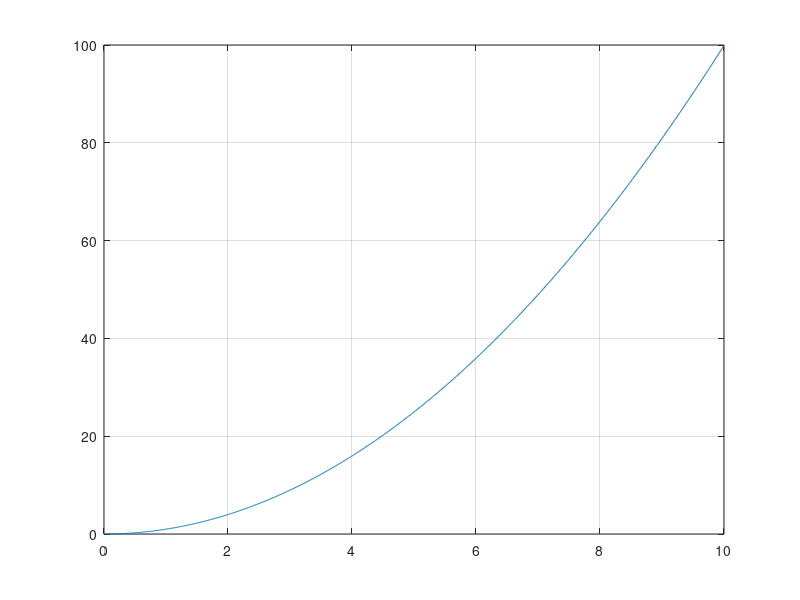

Reproduce this figure in MATLAB.
%% Second equation

h = 0.01;
x = 0:h:10;
y = zeros(size(x));
y(1) = 0;
n = numel(x)

for i=1:n-1
    f = 2 * x(i);
    y(i+1) = y(i) + h * f;
end

plot(x,y); grid on